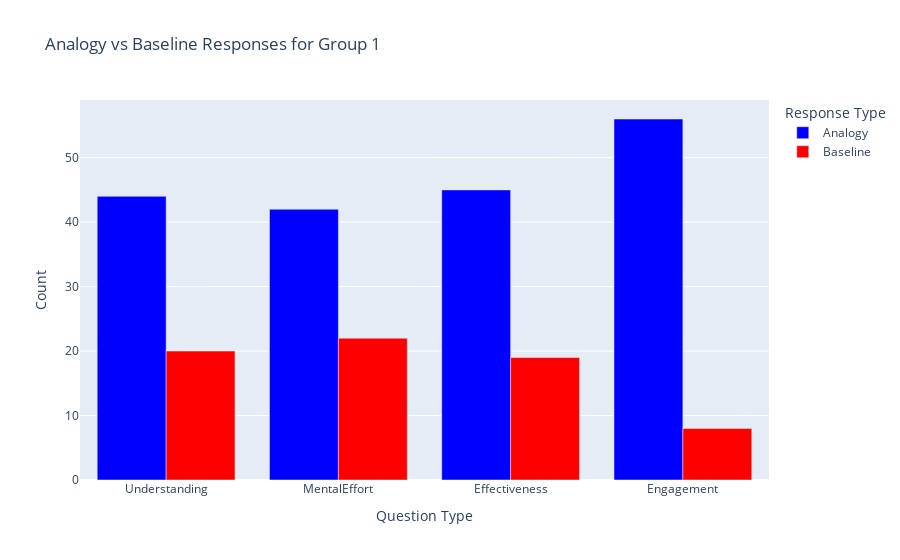

Notebook cell for this chart:
### Code cell
group_1_data = data[data['Group'] == "1"]
group_2_data = data[data['Group'] == "2"]

def count_A_B_per_question(df, columns):
    # Create a dictionary to store counts for each question type
    counts = {col: {'Analogy': 0, 'Baseline': 0} for col in columns}
    
    for col in columns:
        counts[col]['Analogy'] = df[col].str.contains('A', na=False).sum()
        counts[col]['Baseline'] = df[col].str.contains('B', na=False).sum()
    
    return counts

# Columns for Group 1 (Understanding-AB, Effort-AB, Effectiveness-AB, Preference-AB)
group_1_columns = ['Understanding', 'MentalEffort', 'Effectiveness', 'Engagement']

# Count A/B for each question in Group 1
group_1_counts = count_A_B_per_question(group_1_data, group_1_columns)

# Prepare the data for plotting (convert counts into a DataFrame)
plot_data_group_1 = []

for question, counts in group_1_counts.items():
    plot_data_group_1.append({'Question': question, 'Response': 'Analogy', 'Count': counts['Analogy']})
    plot_data_group_1.append({'Question': question, 'Response': 'Baseline', 'Count': counts['Baseline']})

group_1_plot_df = pd.DataFrame(plot_data_group_1)

# Plot the bar chart for Group 1, showing Analogy vs Baseline for each question
fig_group_1 = px.bar(group_1_plot_df, x='Question', y='Count', color='Response', barmode='group',
                     title="Analogy vs Baseline Responses for Group 1",
                     labels={'Question': 'Question Type', 'Count': 'Number of Responses', 'Response': 'Response Type'},
                     color_discrete_map={'Analogy': 'blue', 'Baseline': 'red'})

fig_group_1.update_layout(xaxis_title="Question Type", yaxis_title="Count", barmode='group')

# Show the plot for Group 1
fig_group_1.show()

### Figure 1 — Plotly figure (JSON) as saved in the notebook; plotly's stock layout.template omitted (floating-point values rounded to 4 significant figures)
{"data": [{"alignmentgroup": "True", "hovertemplate": "Response Type=Analogy<br>Question Type=%{x}<br>Number of Responses=%{y}<extra></extra>", "legendgroup": "Analogy", "marker": {"color": "blue", "pattern": {"shape": ""}}, "name": "Analogy", "offsetgroup": "Analogy", "orientation": "v", "showlegend": true, "textposition": "auto", "type": "bar", "x": ["Understanding", "MentalEffort", "Effectiveness", "Engagement"], "xaxis": "x", "y": [44, 42, 45, 56], "yaxis": "y"}, {"alignmentgroup": "True", "hovertemplate": "Response Type=Baseline<br>Question Type=%{x}<br>Number of Responses=%{y}<extra></extra>", "legendgroup": "Baseline", "marker": {"color": "red", "pattern": {"shape": ""}}, "name": "Baseline", "offsetgroup": "Baseline", "orientation": "v", "showlegend": true, "textposition": "auto", "type": "bar", "x": ["Understanding", "MentalEffort", "Effectiveness", "Engagement"], "xaxis": "x", "y": [20, 22, 19, 8], "yaxis": "y"}], "layout": {"barmode": "group", "legend": {"title": {"text": "Response Type"}, "tracegroupgap": 0}, "title": {"text": "Analogy vs Baseline Responses for Group 1"}, "xaxis": {"anchor": "y", "domain": [0, 1], "title": {"text": "Question Type"}}, "yaxis": {"anchor": "x", "domain": [0, 1], "title": {"text": "Count"}}}}
